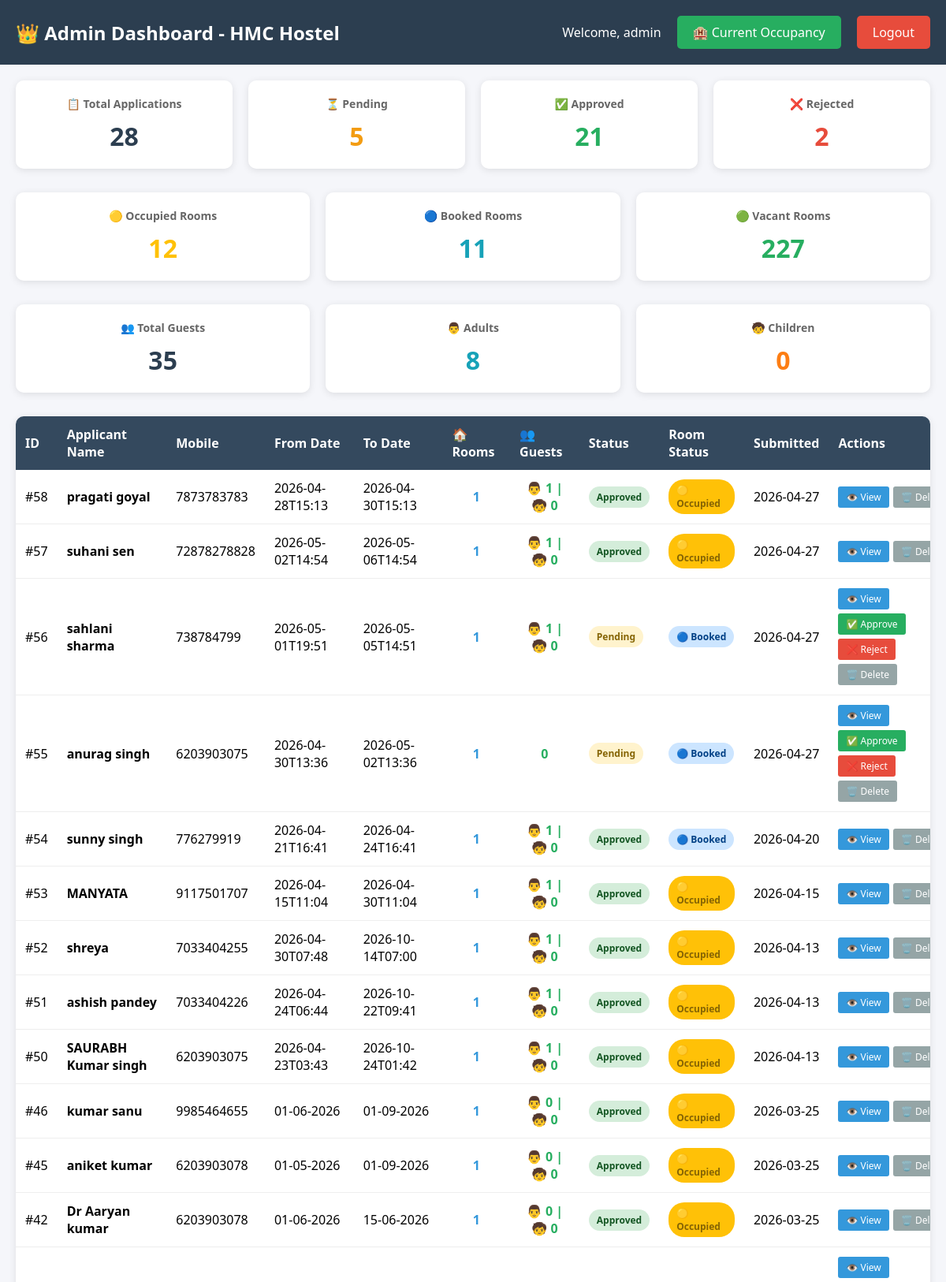
The app's page /admin-dashboard (signed in, upper part) with its own data.
### tables this page shows
CREATE TABLE applications (
            app_id INTEGER PRIMARY KEY AUTOINCREMENT,
            applicant_name TEXT NOT NULL,
            designation TEXT,
            applicant_type TEXT,
            mobile TEXT,
            email TEXT,
            purpose TEXT,
            referred_by TEXT,
            remarks TEXT,
            guest_details TEXT DEFAULT '[]',
            from_date TEXT,
            to_date TEXT,
            rooms_required INTEGER DEFAULT 1,
            messing_required TEXT DEFAULT 'No',
            billing_person TEXT,
            signature TEXT,
            status TEXT DEFAULT 'Pending',
            submitted_date TIMESTAMP DEFAULT CURRENT_TIMESTAMP,
            approved_by TEXT,
            approved_date TIMESTAMP
        , check_in_date TIMESTAMP, check_out_date TIMESTAMP, room_status TEXT DEFAULT 'Booked', allocated_room TEXT, rejection_reason TEXT);

### app.py (the view)
@app.route('/admin-dashboard')
def admin_dashboard():
    if not session.get('admin_logged_in'):
        flash('Please login first!', 'error')
        return redirect(url_for('admin_login'))
    applications = get_all_applications()
    print(f"\n{'='*50}")
    print(f"📊 Admin Dashboard - Found {len(applications)} applications")
    for app in applications:
        print(f"   ID: {app['app_id']} | Name: {app['applicant_name']} | Status: {app['status']} | Room: {app.get('room_status', 'Booked')}")
    print(f"{'='*50}\n")
    total = len(applications)
    pending = len([a for a in applications if a['status'] == 'Pending'])
    approved = len([a for a in applications if a['status'] == 'Approved'])
    rejected = len([a for a in applications if a['status'] == 'Rejected'])
    room_stats = get_room_status_count()
    return render_template('admin_dashboard.html',
                         applications=applications,
                         total=total,
                         pending=pending,
                         approved=approved,
                         rejected=rejected,
                         room_stats=room_stats)

### database.py (called while the page is built)
def get_db_connection():
    if USE_POSTGRES:
        conn = psycopg2.connect(os.environ.get('DATABASE_URL'))
        return conn
    else:
        if os.environ.get('RENDER'):
            db_path = '/tmp/hostel_booking.db'
        else:
            db_path = 'hostel_booking.db'
        conn = sqlite3.connect(db_path)
        conn.row_factory = sqlite3.Row
        return conn

### templates/admin_dashboard.html (shortened to what this page needs)
<!DOCTYPE html>
<html lang="en">
<head>
</head>
<body>
    <div class="header">
        <h1>👑 Admin Dashboard - HMC Hostel</h1>
        <div class="user-info">
            <span>Welcome, {{ session['admin_username'] }}</span>
            <a href="{{ url_for('current_occupancy') }}" class="occupancy-btn">🏨 Current Occupancy</a>
            <a href="{{ url_for('admin_logout') }}" class="logout-btn">Logout</a>
        </div>
    </div>
    <div class="container">
        <div class="stats">
            <div class="stat-card">
                <h3>📋 Total Applications</h3>
                <div class="number">{{ total|default(0) }}</div>
            </div>
            <div class="stat-card">
                <h3>⏳ Pending</h3>
                <div class="number" style="color: #f39c12;">{{ pending|default(0) }}</div>
            </div>
            <div class="stat-card">
                <h3>✅ Approved</h3>
                <div class="number" style="color: #27ae60;">{{ approved|default(0) }}</div>
            </div>
            <div class="stat-card">
                <h3>❌ Rejected</h3>
                <div class="number" style="color: #e74c3c;">{{ rejected|default(0) }}</div>
            </div>
        </div>
        <div class="stats">
            <div class="stat-card">
                <h3>🟡 Occupied Rooms</h3>
                <div class="number" style="color: #ffc107;">{{ room_stats.occupied|default(0) }}</div>
            </div>
            <div class="stat-card">
                <h3>🔵 Booked Rooms</h3>
                <div class="number" style="color: #17a2b8;">{{ room_stats.booked|default(0) }}</div>
            </div>
            <div class="stat-card">
                <h3>🟢 Vacant Rooms</h3>
                <div class="number" style="color: #27ae60;">{{ room_stats.vacant|default(0) }}</div>
            </div>
        </div>
        <div class="stats">
            <div class="stat-card">
                <h3>👥 Total Guests</h3>
                <div class="number">{{ applications|sum(attribute='guest_count') }}</div>
            </div>
            <div class="stat-card">
                <h3>👨 Adults</h3>
                <div class="number" style="color: #17a2b8;">{{ applications|sum(attribute='adult_count') }}</div>
            </div>
            <div class="stat-card">
                <h3>🧒 Children</h3>
                <div class="number" style="color: #fd7e14;">{{ applications|sum(attribute='child_count') }}</div>
            </div>
        </div>
        <div class="applications-table">
            <table>
                <thead>
                    <tr>
                        <th>ID</th>
                        <th>Applicant Name</th>
                        <th>Mobile</th>
                        <th>From Date</th>
                        <th>To Date</th>
                        <th>🏠 Rooms</th>
                        <th>👥 Guests</th>
                        <th>Status</th>
                        <th>Room Status</th>
                        <th>Submitted</th>
                        <th>Actions</th>
                    </tr>
                </thead>
                <tbody>
                    {% if applications and applications|length > 0 %}
                        {% for app in applications %}
                        <tr>
                            <td>#{{ app.app_id }}</td>
                            <td><strong>{{ app.applicant_name }}</strong></td>
                            <td>{{ app.mobile }}</td>
                            <td>{{ app.from_date }}</td>
                            <td>{{ app.to_date }}</td>
                            <td class="rooms-count">{{ app.rooms_required }}</td>
                            <td class="guest-count">
                                {% if app.guest_count > 0 %}
                                    👨 {{ app.adult_count }} | 🧒 {{ app.child_count }}
                                {% else %}
                                    0
                                {% endif %}
                            </div>
                            <td>
                                <span class="status-badge status-{{ app.status|lower }}">
                                    {{ app.status }}
                                </span>
                            </div>
                            <td>
                                <span class="room-status-badge room-{{ app.room_status|lower }}">
                                    {% if app.room_status == 'Booked' %}🔵 Booked
                                    {% elif app.room_status == 'Occupied' %}🟡 Occupied
                                    {% elif app.room_status == 'Vacant' %}🟢 Vacant
                                    {% else %}📌 {{ app.room_status }}{% endif %}
                                </span>
                            <td>{{ app.submitted_date[:10] if app.submitted_date else '' }}</div>
                            <td>
                                <div class="action-btns">
                                    <a href="{{ url_for('view_application', app_id=app.app_id) }}" class="btn btn-view">👁️ View</a>
                                    {% if app.status == 'Pending' %}
                                        <a href="{{ url_for('approve_application', app_id=app.app_id) }}" class="btn btn-approve" onclick="return confirm('Approve this application?')">✅ Approve</a>
                                        <a href="{{ url_for('reject_application', app_id=app.app_id) }}" class="btn btn-reject" onclick="return confirm('Reject this application?')">❌ Reject</a>
                                    {% endif %}
                                    <a href="{{ url_for('delete_application_route', app_id=app.app_id) }}" class="btn btn-delete" onclick="return confirm('Are you sure you want to delete this application?')">🗑️ Delete</a>
                                </div>
                        </tr>
                        {% endfor %}
                    {% endif %}
</body>
</html>

### templates/admin_dashboard.html (style rules this page uses)
* { margin: 0; padding: 0; box-sizing: border-box; }
body { font-family: 'Segoe UI', Tahoma, Geneva, Verdana, sans-serif; background: #f5f6fa; }
.header { background: #2c3e50; color: white; padding: 20px; display: flex; justify-content: space-between; align-items: center; flex-wrap: wrap; }
.header h1 { font-size: 24px; }
.header .user-info { display: flex; align-items: center; gap: 20px; flex-wrap: wrap; }
.logout-btn { background: #e74c3c; color: white; padding: 10px 20px; border-radius: 5px; text-decoration: none; }
.occupancy-btn { background: #27ae60; color: white; padding: 10px 20px; border-radius: 5px; text-decoration: none; }
.container { padding: 20px; }
.stats { display: grid; grid-template-columns: repeat(auto-fit, minmax(180px, 1fr)); gap: 20px; margin-bottom: 30px; }
.stat-card { background: white; padding: 20px; border-radius: 10px; box-shadow: 0 2px 10px rgba(0,0,0,0.1); text-align: center; }
.stat-card h3 { color: #666; font-size: 14px; margin-bottom: 10px; }
.stat-card .number { font-size: 32px; font-weight: bold; color: #2c3e50; }
.applications-table { background: white; border-radius: 10px; overflow-x: auto; box-shadow: 0 2px 10px rgba(0,0,0,0.1); }
table { width: 100%; border-collapse: collapse; min-width: 1200px; }
th { background: #34495e; color: white; padding: 12px; text-align: left; position: sticky; top: 0; }
td { padding: 12px; border-bottom: 1px solid #eee; }
.status-badge { padding: 5px 10px; border-radius: 20px; font-size: 12px; font-weight: bold; display: inline-block; }
.status-pending { background: #fff3cd; color: #856404; }
.status-approved { background: #d4edda; color: #155724; }
.room-status-badge { padding: 5px 10px; border-radius: 20px; font-size: 12px; font-weight: bold; display: inline-block; }
.room-booked { background: #cce5ff; color: #004085; }
.room-occupied { background: #ffc107; color: #856404; }
.action-btns { display: flex; gap: 5px; flex-wrap: wrap; }
.btn { padding: 5px 10px; border-radius: 3px; text-decoration: none; color: white; font-size: 12px; border: none; cursor: pointer; }
.btn-view { background: #3498db; }
.btn-approve { background: #27ae60; }
.btn-reject { background: #e74c3c; }
.btn-delete { background: #95a5a6; }
.rooms-count, .guest-count { text-align: center; font-weight: bold; }
.guest-count { color: #27ae60; }
.rooms-count { color: #3498db; }

### records on screen
applications: app_id "58", applicant_name "pragati goyal", mobile "7873783783", from_date "2026-04-28T15:13", to_date "2026-04-30T15:13", rooms_required "1", adult_count "1", child_count "0", status "Approved", room_status "🟡 Occupied", submitted_date "2026-04-27"
applications: app_id "57", applicant_name "suhani sen", mobile "72878278828", from_date "2026-05-02T14:54", to_date "2026-05-06T14:54", rooms_required "1", adult_count "1", child_count "0", status "Approved", room_status "🟡 Occupied", submitted_date "2026-04-27"
applications: app_id "56", applicant_name "sahlani sharma", mobile "738784799", from_date "2026-05-01T19:51", to_date "2026-05-05T14:51", rooms_required "1", adult_count "1", child_count "0", status "Pending", room_status "🔵 Booked", submitted_date "2026-04-27"
applications: app_id "55", applicant_name "anurag singh", mobile "6203903075", from_date "2026-04-30T13:36", to_date "2026-05-02T13:36", rooms_required "1", status "Pending", room_status "🔵 Booked", submitted_date "2026-04-27"
applications: app_id "54", applicant_name "sunny singh", mobile "776279919", from_date "2026-04-21T16:41", to_date "2026-04-24T16:41", rooms_required "1", adult_count "1", child_count "0", status "Approved", room_status "🔵 Booked", submitted_date "2026-04-20"
applications: app_id "53", applicant_name "MANYATA", mobile "9117501707", from_date "2026-04-15T11:04", to_date "2026-04-30T11:04", rooms_required "1", adult_count "1", child_count "0", status "Approved", room_status "🟡 Occupied", submitted_date "2026-04-15"
applications: app_id "52", applicant_name "shreya", mobile "7033404255", from_date "2026-04-30T07:48", to_date "2026-10-14T07:00", rooms_required "1", adult_count "1", child_count "0", status "Approved", room_status "🟡 Occupied", submitted_date "2026-04-13"
applications: app_id "51", applicant_name "ashish pandey", mobile "7033404226", from_date "2026-04-24T06:44", to_date "2026-10-22T09:41", rooms_required "1", adult_count "1", child_count "0", status "Approved", room_status "🟡 Occupied", submitted_date "2026-04-13"
applications: app_id "50", applicant_name "SAURABH Kumar singh", mobile "6203903075", from_date "2026-04-23T03:43", to_date "2026-10-24T01:42", rooms_required "1", adult_count "1", child_count "0", status "Approved", room_status "🟡 Occupied", submitted_date "2026-04-13"
applications: app_id "46", applicant_name "kumar sanu", mobile "9985464655", from_date "01-06-2026", to_date "01-09-2026", rooms_required "1", adult_count "0", child_count "0", status "Approved", room_status "🟡 Occupied", submitted_date "2026-03-25"
applications: app_id "45", applicant_name "aniket kumar", mobile "6203903078", from_date "01-05-2026", to_date "01-09-2026", rooms_required "1", adult_count "0", child_count "0", status "Approved", room_status "🟡 Occupied", submitted_date "2026-03-25"
applications: app_id "42", applicant_name "Dr Aaryan kumar", mobile "6203903078", from_date "01-06-2026", to_date "15-06-2026", rooms_required "1", adult_count "0", child_count "0", status "Approved", room_status "🟡 Occupied", submitted_date "2026-03-25"

### other values on screen
{{ session['admin_username'] }} "admin"
{{ total|default(0) }} "28"
{{ pending|default(0) }} "5"
{{ approved|default(0) }} "21"
{{ rejected|default(0) }} "2"
{{ room_stats.occupied|default(0) }} "12"
{{ room_stats.booked|default(0) }} "11"
{{ room_stats.vacant|default(0) }} "227"
{{ applications|sum(attribute='guest_count') }} "35"
{{ applications|sum(attribute='adult_count') }} "8"
{{ applications|sum(attribute='child_count') }} "0"
